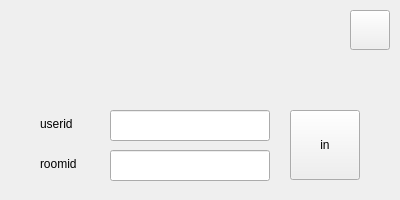
<?xml version="1.0" encoding="UTF-8"?>
<ui version="4.0">
 <class>userin</class>
 <widget class="QWidget" name="userin">
  <property name="geometry">
   <rect>
    <x>0</x>
    <y>0</y>
    <width>400</width>
    <height>200</height>
   </rect>
  </property>
  <property name="windowTitle">
   <string>Form</string>
  </property>
  <widget class="QLineEdit" name="roomid">
   <property name="geometry">
    <rect>
     <x>110</x>
     <y>110</y>
     <width>160</width>
     <height>31</height>
    </rect>
   </property>
  </widget>
  <widget class="QLineEdit" name="userid">
   <property name="geometry">
    <rect>
     <x>110</x>
     <y>150</y>
     <width>160</width>
     <height>31</height>
    </rect>
   </property>
  </widget>
  <widget class="QPushButton" name="in">
   <property name="geometry">
    <rect>
     <x>290</x>
     <y>110</y>
     <width>70</width>
     <height>70</height>
    </rect>
   </property>
   <property name="text">
    <string>in</string>
   </property>
  </widget>
  <widget class="QLabel" name="label">
   <property name="geometry">
    <rect>
     <x>40</x>
     <y>158</y>
     <width>54</width>
     <height>12</height>
    </rect>
   </property>
   <property name="styleSheet">
    <string notr="true">font: 11pt &quot;黑体&quot;;
font-color:: rgb(238, 238, 238);</string>
   </property>
   <property name="text">
    <string>roomid</string>
   </property>
  </widget>
  <widget class="QLabel" name="label_2">
   <property name="geometry">
    <rect>
     <x>40</x>
     <y>118</y>
     <width>54</width>
     <height>12</height>
    </rect>
   </property>
   <property name="styleSheet">
    <string notr="true">font: 11pt &quot;黑体&quot;;
font-color:: rgb(238, 238, 238);</string>
   </property>
   <property name="text">
    <string>userid</string>
   </property>
  </widget>
  <widget class="QLabel" name="label_3">
   <property name="geometry">
    <rect>
     <x>0</x>
     <y>0</y>
     <width>400</width>
     <height>200</height>
    </rect>
   </property>
   <property name="styleSheet">
    <string notr="true"/>
   </property>
   <property name="text">
    <string/>
   </property>
  </widget>
  <widget class="QPushButton" name="quit">
   <property name="geometry">
    <rect>
     <x>350</x>
     <y>10</y>
     <width>40</width>
     <height>40</height>
    </rect>
   </property>
   <property name="text">
    <string/>
   </property>
  </widget>
  <zorder>label_3</zorder>
  <zorder>roomid</zorder>
  <zorder>userid</zorder>
  <zorder>in</zorder>
  <zorder>label</zorder>
  <zorder>label_2</zorder>
  <zorder>quit</zorder>
 </widget>
 <resources/>
 <connections/>
</ui>
